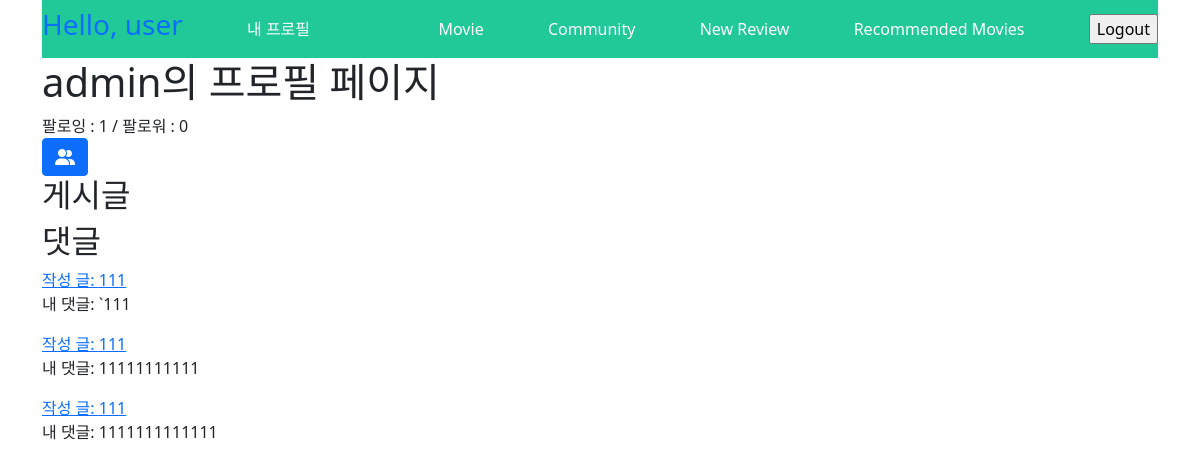
Page /accounts/admin/ (signed in) on the committed database.
### accounts/models.py (models this page shows)
class User(AbstractUser):
    followings = models.ManyToManyField('self', symmetrical=False, related_name='followers')

### community/models.py (models this page shows, shortened)
class Comment(models.Model):
    content = models.CharField(max_length=200)
    created_at = models.DateTimeField(auto_now_add=True)
    updated_at = models.DateTimeField(auto_now=True)
    review = models.ForeignKey(Review, on_delete=models.CASCADE)
    user = models.ForeignKey(settings.AUTH_USER_MODEL, on_delete=models.CASCADE)

class Review(models.Model):
    title = models.CharField(max_length=100)
    movie = models.ForeignKey(Movie, on_delete=models.CASCADE)
    rank = models.IntegerField(choices=RANK)
    content = models.TextField()
    created_at = models.DateTimeField(auto_now_add=True)
    updated_at = models.DateTimeField(auto_now=True)
    user = models.ForeignKey(settings.AUTH_USER_MODEL, on_delete=models.CASCADE)
    like_users = models.ManyToManyField(settings.AUTH_USER_MODEL, related_name='like_reviews')

### accounts/views.py (the view)
# urls.py: path('<username>/', views.profile, name='profile'),
@login_required
def profile(request, username):
    person = get_object_or_404(get_user_model(), username=username)
    context = {
        'person': person,
    }
    return render(request, 'accounts/profile.html', context)

### accounts/templates/accounts/profile.html (shortened to what this page needs)
{% extends 'base.html' %}
{% block content %}
  <h1>{{ person.username }}의 프로필 페이지</h1>
  {% with followings=person.followings.all followers=person.followers.all %}
    <div id="is-same" data-person-id="{{ person.pk }}" data-user-id="{{ user.pk }}">
      <div id="follow-cnt">
        팔로잉 : {{ followings|length }} / 팔로워 : {{ followers|length }}
      </div>
      {% if request.user != person %}
        <div>
          <form id="follow-form">
            {% if request.user in followers %}
              <button id="followBtn" class="btn btn-secondary"><i id="followIcon" class="fas fa-users-slash"></i></button>
            {% else %}
              <button id="followBtn" class="btn btn-primary"><i id="followIcon" class="fas fa-user-friends"></i></button>
            {% endif %}
          </form>
        </div>
      {% endif %}
    </div>
  {% endwith %}
  <h2>게시글</h2>
  <h2>댓글</h2>
  {% for comment in person.comment_set.all %}
    <div>
      <a href="{% url 'community:detail' comment.review.pk %}">작성 글: {{ comment.review.title }}</a>
      <p>내 댓글: {{ comment.content }}</p>
    </div>
  {% endfor %}
{% endblock %}

### templates/base.html (shortened to what this page needs)
<!DOCTYPE html>
<html lang="en">
<head>
  <link rel="stylesheet" href="https://use.fontawesome.com/releases/v5.15.4/css/all.css">
  <link href="https://cdn.jsdelivr.net/npm/bootstrap@5.0.0-beta3/dist/css/bootstrap.min.css" rel="stylesheet">
</head>
<body>
  <div class="container">
    <nav class="navbar" style="background-color: #20c997;">
      {% if user.is_authenticated %}
      <h3 class="text-primary">Hello, {{ user.username }}</h3>
      <a class="text-decoration-none text-white" href="{% url 'accounts:profile' user %}">내 프로필<a>
      <a class="text-decoration-none text-white" href="{% url 'movies:index'%}">Movie</a>
      <a class="text-decoration-none text-white" href="{% url 'community:index'%}">Community</a>
      <a class="text-decoration-none text-white" href="{% url 'community:create'%}">New Review</a>
      <a class="text-decoration-none text-white" href="{% url 'movies:recommended' %}">Recommended Movies</a>
      <form action="{% url 'accounts:logout' %}" method="POST">
        <input type="submit" value="Logout">
      </form>
      {% else %}
      <a class="text-decoration-none text-white" href="{% url 'accounts:signup' %}">Signup</a>
      <a class="text-decoration-none text-white" href="{% url 'accounts:login' %}">Login</a>
      {% endif %}
    </nav>
    {% block content %}
    {% endblock content %}
  </div>
</body>
</html>

### rows in the picture
User: username "user"
User: username "admin"
Comment: review "111", content "`111"
Comment: review "111", content "11111111111"
Comment: review "111", content "1111111111111"

### other values in the picture
{{ followings|length }} "1"
{{ followers|length }} "0"
